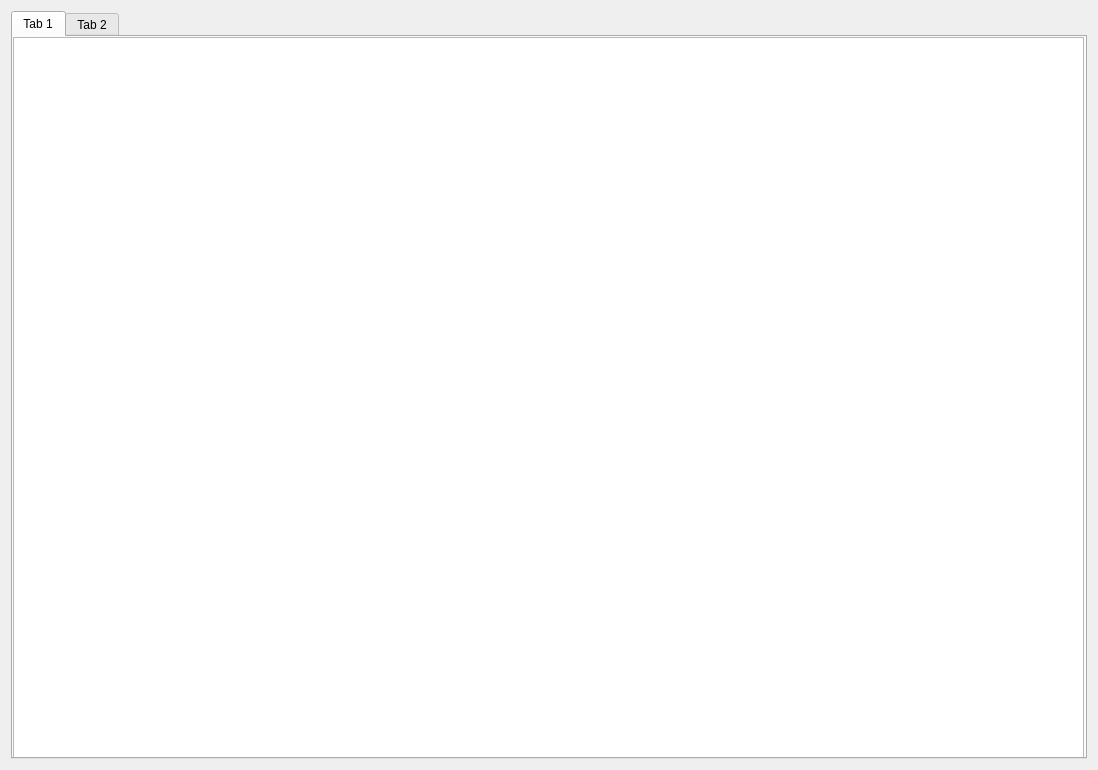
<?xml version="1.0" encoding="UTF-8"?>
<ui version="4.0">
 <class>Dialog</class>
 <widget class="QDialog" name="Dialog">
  <property name="geometry">
   <rect>
    <x>0</x>
    <y>0</y>
    <width>1098</width>
    <height>770</height>
   </rect>
  </property>
  <property name="windowTitle">
   <string>Dialog</string>
  </property>
  <layout class="QHBoxLayout" name="horizontalLayout">
   <item>
    <widget class="QTabWidget" name="tabWidget">
     <property name="currentIndex">
      <number>0</number>
     </property>
     <widget class="QWidget" name="tab">
      <attribute name="title">
       <string>Tab 1</string>
      </attribute>
      <widget class="QTreeView" name="treeView">
       <property name="geometry">
        <rect>
         <x>0</x>
         <y>0</y>
         <width>1071</width>
         <height>721</height>
        </rect>
       </property>
       <property name="rootIsDecorated">
        <bool>true</bool>
       </property>
      </widget>
     </widget>
     <widget class="QWidget" name="tab_2">
      <attribute name="title">
       <string>Tab 2</string>
      </attribute>
      <widget class="QFrame" name="frame">
       <property name="geometry">
        <rect>
         <x>10</x>
         <y>10</y>
         <width>1061</width>
         <height>701</height>
        </rect>
       </property>
       <property name="frameShape">
        <enum>QFrame::StyledPanel</enum>
       </property>
       <property name="frameShadow">
        <enum>QFrame::Raised</enum>
       </property>
       <widget class="QTreeWidget" name="treeWidget">
        <property name="geometry">
         <rect>
          <x>10</x>
          <y>10</y>
          <width>1041</width>
          <height>681</height>
         </rect>
        </property>
        <property name="rootIsDecorated">
         <bool>true</bool>
        </property>
        <column>
         <property name="text">
          <string notr="true">Locations</string>
         </property>
        </column>
       </widget>
      </widget>
     </widget>
    </widget>
   </item>
  </layout>
 </widget>
 <resources/>
 <connections/>
</ui>
